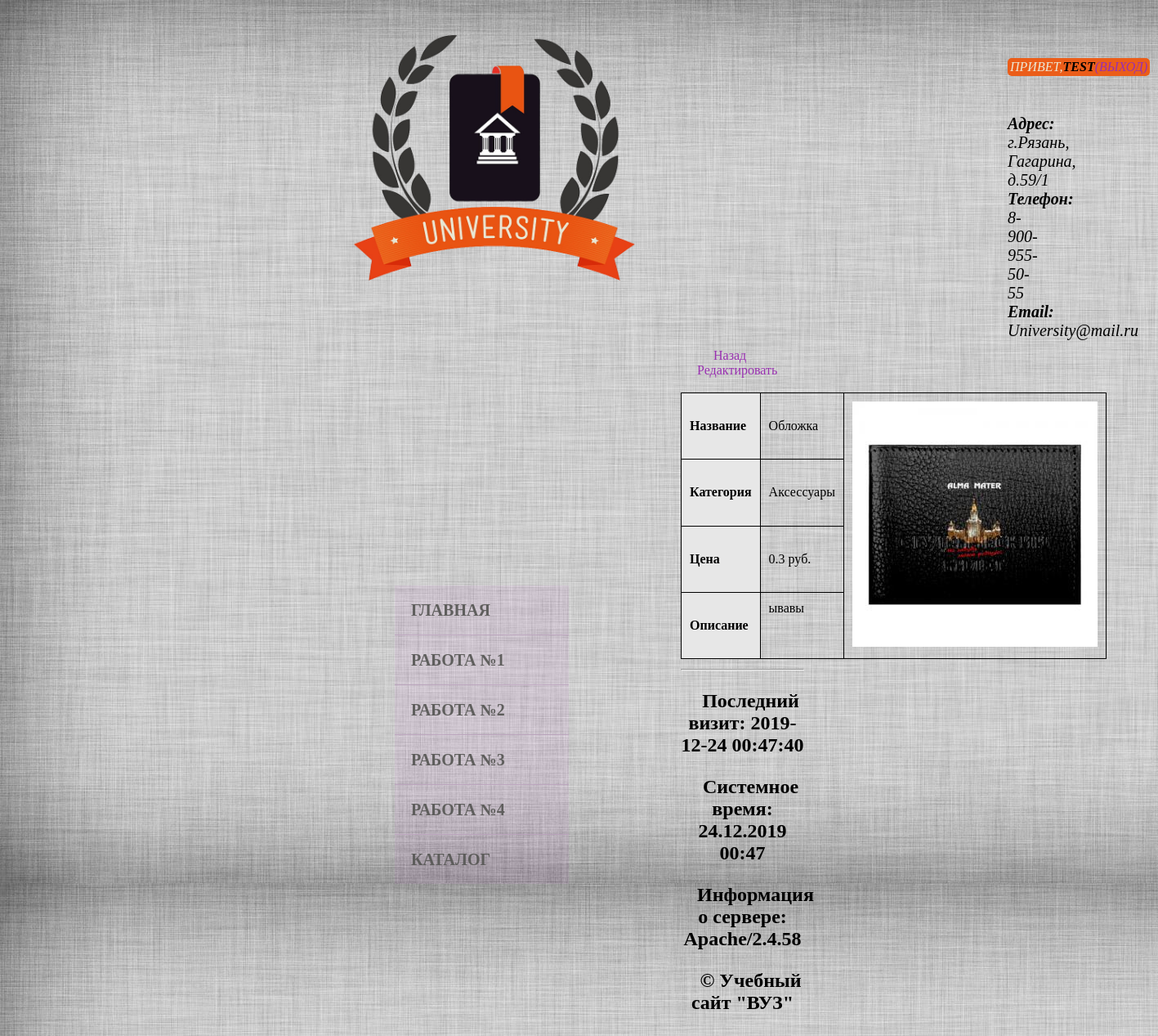
/index.php?page=item&id=9 (signed in), run on the app's committed database.
### tables this page shows
CREATE TABLE `items` (
  `id` int(12) NOT NULL,
  `name` varchar(70) NOT NULL,
  `category` varchar(25) NOT NULL,
  `price` float NOT NULL,
  `description` varchar(200) NOT NULL,
  `image` varchar(40) NOT NULL
);

### item.php (the view)
<?php
	if ($_SERVER['REQUEST_METHOD'] == 'GET')
	{
		$id = clearData($_GET['id']);
		$row = getRecords("SELECT * FROM items WHERE id = '$id'");
	}
?>
<div class="article">
<a href='index.php?page=catalog' style='margin-left:40px'>Назад</a>
<a href='index.php?page=edit&id=<?php echo $id; ?>' style='margin-left:20px'>Редактировать</a>
<br/><br/>
<table  border="1" style="text-align:left;" class="content" >
	<tr>
		<th  bgcolor="#e7e7e7">Название</th>
		<td style="width:300px;" ><?= $row[0]['name'] ?></td>
		<td rowspan="4"><img src='<?php echo $row[0]['image'].'.jpg';?> '></td>
	</tr>
	<tr>
		<th bgcolor="#e7e7e7">Категория</th>
		<td><?= $row[0]['category']?></td>
	</tr>
	<tr>
		<th bgcolor="#e7e7e7">Цена</th>
		<td><?= $row[0]['price'] ?> руб.</td>
	</tr>
	<tr >
		<th  bgcolor="#e7e7e7">Описание</th>
		<td valign="top"><?= $row[0]['description'] ?></td>
	</tr>
</table>
</div>

### style.css (style rules this page uses)
body { background: url(images/background.jpg); color: # }
a { color: #9830b0; text-decoration: none; }
.article { margin: 10px 400px 0 800px; font-size: 12pt; }
.content { margin: 0 0 0 0; padding-top: 4%; }
.content td,th { padding:10px 10px 10px 10px; }
body { padding: 25px; }
table { border-collapse: collapse; }
tr { height: 25px; }
td, th { border: 1px solid #000; width: 20px; }

### data on the page
items: name "Обложка", image (picture), category "Аксессуары", price "0.3", description "ывавы"

### other printed values
$_SESSION['login'] "TEST"
$link "ГЛАВНАЯ"
$link "РАБОТА №1"
$link "РАБОТА №2"
$link "РАБОТА №3"
$link "РАБОТА №4"
$link "КАТАЛОГ"
$lastVisit "2019-12-24 00:47:40"
$_SERVER['SERVER_SOFTWARE'] "Apache/2.4.58"
